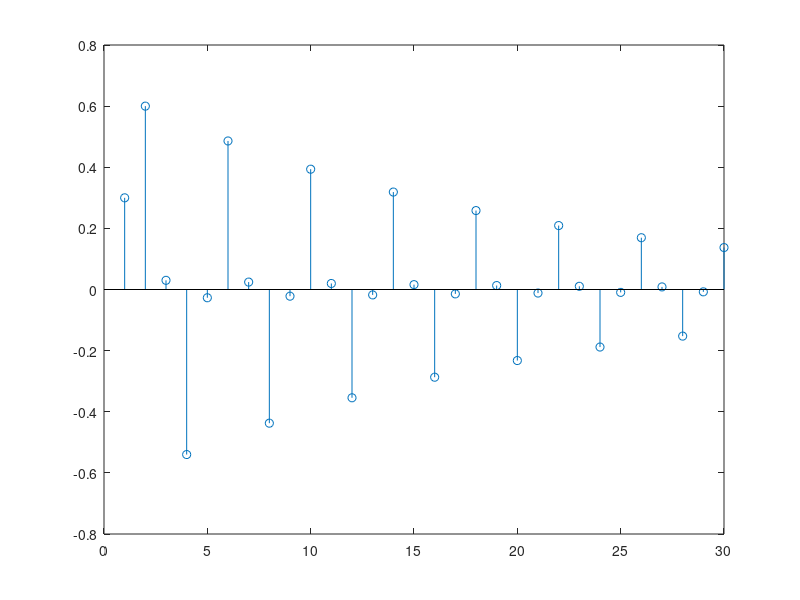

Write MATLAB code to recreate this figure.
% Se define el array con los pulsos
x=[1 zeros(1,29)];

 % Se definen los coeficientes de las ecuaciones en diferencias
a=[1 0 0.9];
b=[0.3 0.6 0.3];

% Muestra actual
xn=[0 0 0];
yn=[0 0 0];

for n=1:length(x)
	% Los valores cambian en cada vuelta
	xn(3)=xn(2); xn(2)=xn(1); xn(1)=x(n);

	yn(3)=yn(2); yn(2)=yn(1); yn(1)=0.;

	% Se calcula el resultado de operacion de filtrado
	y(n) = -a*yn' +b*xn';

	% Se actualizan los valores
	yn(1)=y(n);
end

% Pintamos la grafica discreta y continua
stem(y);
